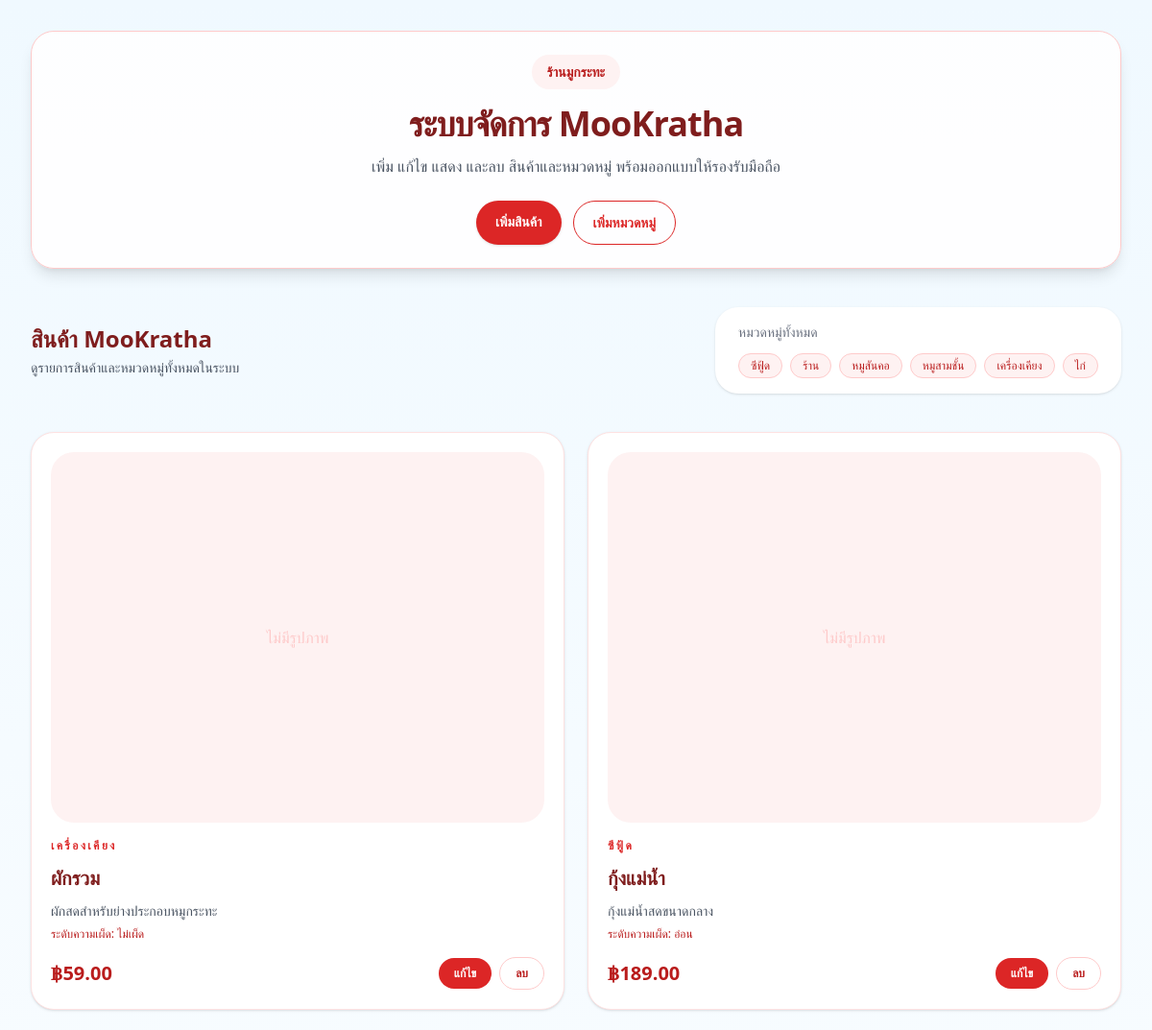
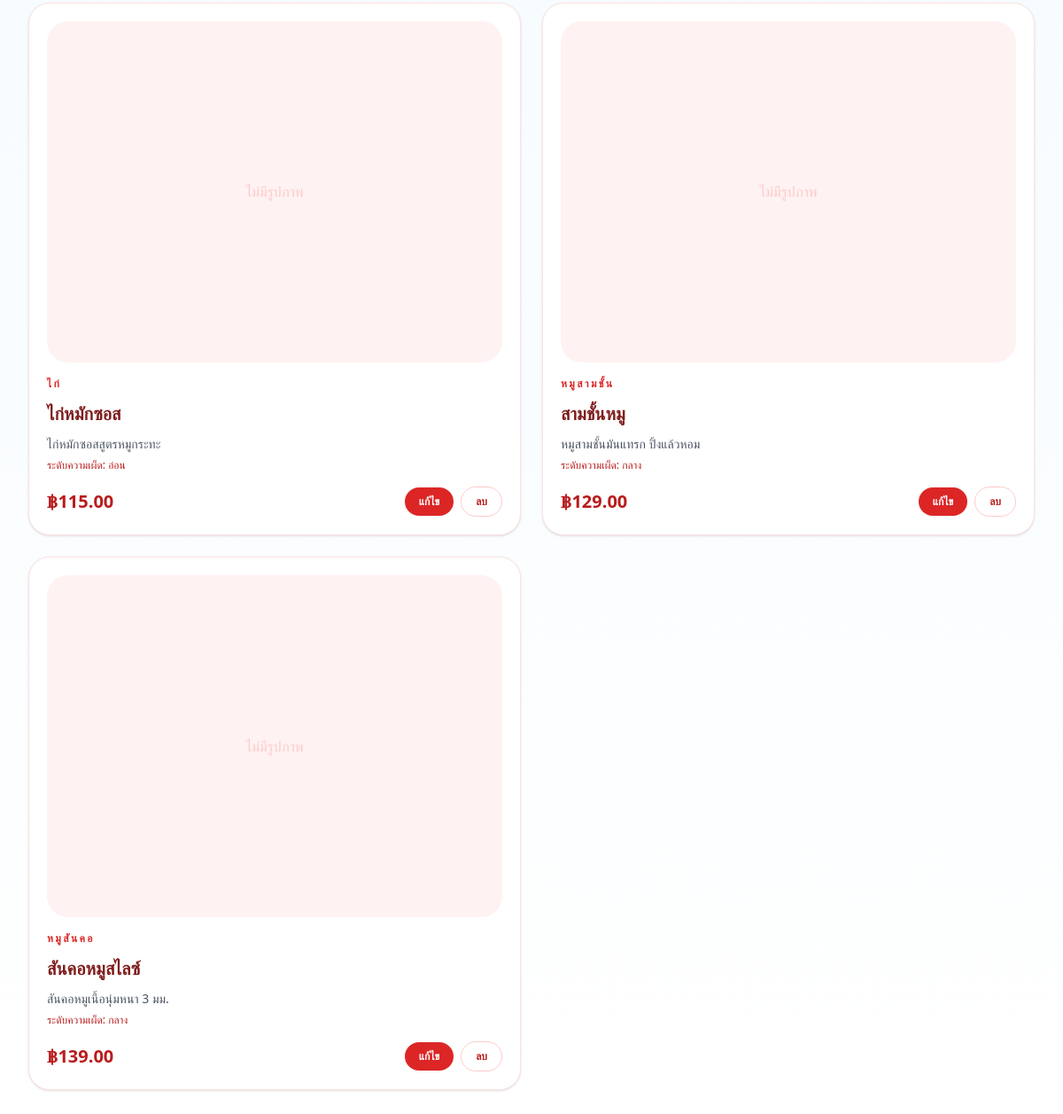
The page / on the database its author committed (2 pictures, top to bottom).
### tables this page shows
CREATE TABLE Categories (
        category_id INTEGER PRIMARY KEY AUTOINCREMENT,
        category_name TEXT NOT NULL UNIQUE,
        description TEXT,
        created_at TIMESTAMP DEFAULT CURRENT_TIMESTAMP
    );

CREATE TABLE Meats (
        meat_id INTEGER PRIMARY KEY AUTOINCREMENT,
        meat_name TEXT NOT NULL,
        category_id INTEGER NOT NULL,
        price REAL NOT NULL,
        spiciness_level TEXT,
        description TEXT,
        created_at TIMESTAMP DEFAULT CURRENT_TIMESTAMP,
        FOREIGN KEY (category_id) REFERENCES Categories(category_id)
            ON DELETE RESTRICT
            ON UPDATE CASCADE
    );

### app.py (the view)
@app.route('/')
def home():
    db = get_db()
    products = db.execute('''
        SELECT p.*, c.category_name AS category_name
        FROM Meats p
        LEFT JOIN Categories c ON p.category_id = c.category_id
        ORDER BY p.meat_id DESC
    ''').fetchall()
    categories = db.execute('SELECT * FROM Categories ORDER BY category_name').fetchall()
    return render_template('index.html', page='home', products=products, categories=categories)

### app.py (called while the page is built)
def get_db():
    db = getattr(g, '_database', None)
    if db is None:
        db = g._database = sqlite3.connect(DB_PATH)
        db.row_factory = sqlite3.Row
    return db

@app.teardown_appcontext
def close_connection(exception):
    db = getattr(g, '_database', None)
    if db is not None:
        db.close()

### templates/index.html (shortened to what this page needs)
<!DOCTYPE html>
<html lang="th">
<head>
  <script src="https://cdn.tailwindcss.com"></script>
</head>
<body class="min-h-screen text-gray-900">
  <div class="mx-auto max-w-7xl px-4 py-8 sm:px-6 lg:px-8">
    <header class="mb-10 rounded-3xl border border-red-200 bg-white/90 p-6 shadow-lg text-center">
      <div class="inline-flex items-center gap-3 rounded-full bg-red-50 px-4 py-2 text-sm font-semibold text-red-700">
        <span>ร้านมูกระทะ</span>
      </div>
      <h1 class="mt-4 text-4xl font-extrabold tracking-tight text-red-900">ระบบจัดการ MooKratha</h1>
      <p class="mx-auto mt-3 max-w-2xl text-sm text-gray-600 sm:text-base">เพิ่ม แก้ไข แสดง และลบ สินค้าและหมวดหมู่ พร้อมออกแบบให้รองรับมือถือ</p>
      <div class="mt-6 flex flex-wrap justify-center gap-3">
        <a href="/product/add" class="rounded-full bg-red-600 px-5 py-3 text-sm font-semibold text-white shadow hover:bg-red-700">เพิ่มสินค้า</a>
        <a href="/category/add" class="rounded-full border border-red-600 px-5 py-3 text-sm font-semibold text-red-600 hover:bg-red-50">เพิ่มหมวดหมู่</a>
      </div>
    </header>
    {% if page == 'home' %}
      <section class="mb-10">
        <div class="flex flex-col gap-6 lg:flex-row lg:items-center lg:justify-between">
          <div>
            <h2 class="text-2xl font-bold text-red-900">สินค้า MooKratha</h2>
            <p class="mt-1 text-sm text-gray-600">ดูรายการสินค้าและหมวดหมู่ทั้งหมดในระบบ</p>
          </div>
          <div class="rounded-3xl bg-white px-4 py-4 shadow card-shadow sm:px-6">
            <p class="text-sm text-gray-500">หมวดหมู่ทั้งหมด</p>
            <div class="mt-3 flex flex-wrap gap-2">
              {% for cat in categories %}
                <span class="rounded-full border border-red-200 bg-red-50 px-3 py-1 text-xs text-red-700">{{ cat.category_name }}</span>
              {% else %}
                <span class="text-sm text-gray-500">ยังไม่มีหมวดหมู่</span>
              {% endfor %}
            </div>
          </div>
        </div>
      </section>
      <section class="grid gap-6 sm:grid-cols-2 xl:grid-cols-3">
        {% for product in products %}
          <article class="overflow-hidden rounded-3xl border border-red-100 bg-white p-5 shadow card-shadow">
            <div class="space-y-4">
              <div class="aspect-[4/3] overflow-hidden rounded-3xl bg-red-50">
                <div class="flex h-full items-center justify-center text-red-200">ไม่มีรูปภาพ</div>
              </div>
              <div>
                <p class="text-xs font-semibold uppercase tracking-[0.2em] text-red-600">{{ product.category_name or 'ไม่มีหมวดหมู่' }}</p>
                <h3 class="mt-3 text-xl font-semibold text-red-900">{{ product.meat_name }}</h3>
                <p class="mt-2 text-sm leading-6 text-gray-600">{{ product.description or 'คำอธิบายสินค้า...' }}</p>
                {% if product.spiciness_level %}
                  <p class="mt-1 text-xs text-red-700">ระดับความเผ็ด: {{ product.spiciness_level }}</p>
                {% endif %}
              </div>
              <div class="flex items-center justify-between gap-4">
                <span class="text-xl font-bold text-red-700">฿{{ '%.2f'|format(product.price) }}</span>
                <div class="flex items-center gap-2">
                  <a href="/product/edit/{{ product.meat_id }}" class="rounded-full bg-red-600 px-4 py-2 text-xs font-semibold text-white hover:bg-red-700">แก้ไข</a>
                  <a href="/product/delete/{{ product.meat_id }}" class="rounded-full border border-red-200 bg-white px-4 py-2 text-xs font-semibold text-red-700 hover:bg-red-50">ลบ</a>
                </div>
              </div>
            </div>
          </article>
        {% else %}
          <div class="col-span-full rounded-3xl border border-red-200 bg-white p-8 text-center text-red-700 shadow card-shadow">
            <p class="text-lg font-semibold">ยังไม่มีสินค้าในระบบ</p>
            <p class="mt-2 text-sm text-gray-600">เพิ่มสินค้าใหม่หรือหมวดหมู่ก่อนเพื่อเริ่มต้นใช้งาน</p>
          </div>
        {% endfor %}
      </section>
    {% endif %}
  </div>
</body>
</html>

### templates/index.html (style rules this page uses)
body { background: linear-gradient(180deg, #f0f9ff 0%, #ffffff 100%); }
.card-shadow { box-shadow: 0 20px 35px rgba(220, 38, 38, .08); }

### rows shown on the page
Categories: category_name "ซีฟู้ด"
Categories: category_name "ร้าน"
Categories: category_name "หมูสันคอ"
Categories: category_name "หมูสามชั้น"
Categories: category_name "เครื่องเคียง"
Categories: category_name "ไก่"
Meats: category_name "เครื่องเคียง", meat_name "ผักรวม", description "ผักสดสำหรับย่างประกอบหมูกระทะ", spiciness_level "ไม่เผ็ด", price "59.00"
Meats: category_name "ซีฟู้ด", meat_name "กุ้งแม่น้ำ", description "กุ้งแม่น้ำสดขนาดกลาง", spiciness_level "อ่อน", price "189.00"
Meats: category_name "ไก่", meat_name "ไก่หมักซอส", description "ไก่หมักซอสสูตรหมูกระทะ", spiciness_level "อ่อน", price "115.00"
Meats: category_name "หมูสามชั้น", meat_name "สามชั้นหมู", description "หมูสามชั้นมันแทรก ปิ้งแล้วหอม", spiciness_level "กลาง", price "129.00"
Meats: category_name "หมูสันคอ", meat_name "สันคอหมูสไลซ์", description "สันคอหมูเนื้อนุ่มหนา 3 มม.", spiciness_level "กลาง", price "139.00"
